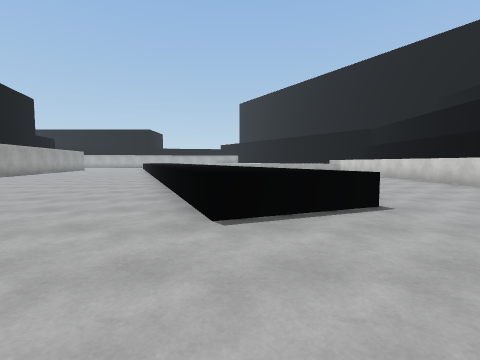
View 1 (above)

20 first-person views from a walk through a 3-D level made in the Unity game engine. The camera is 1.3 m above the floor, tilts 4° down and sees 85° across. The floor is counted in squares, 2 m on a side. Each view is taken from the middle of a square. On the plan, view 1 faces up. The plan holds only what a view shows up to about 9 squares ahead; the rest is blank. The place goes on beyond the plan. Surface patterns are stand-ins for the level's own textures.

View 2
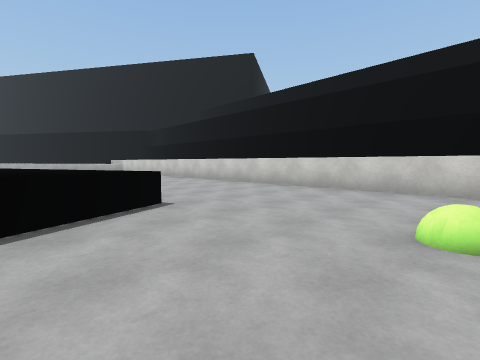

View 3
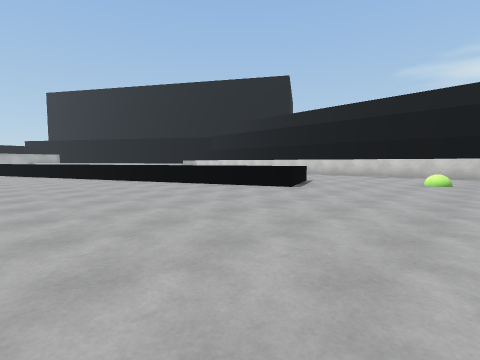

View 4
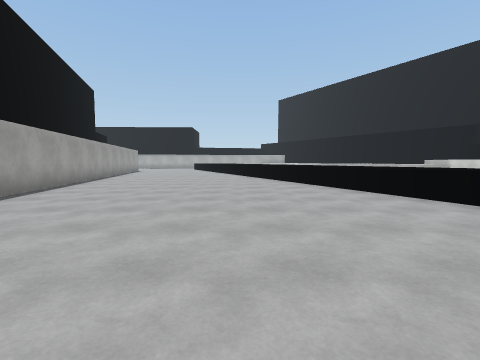

View 5
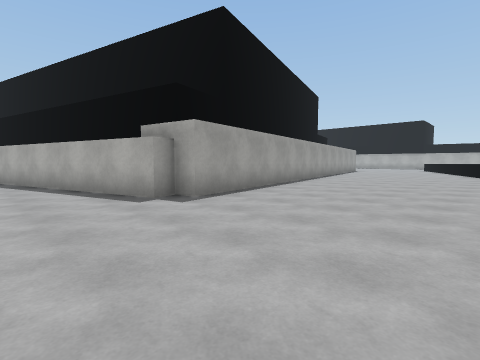

View 6
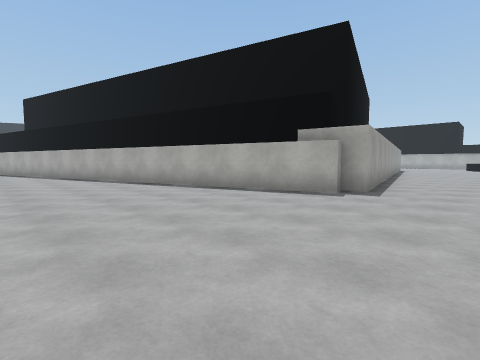

View 7
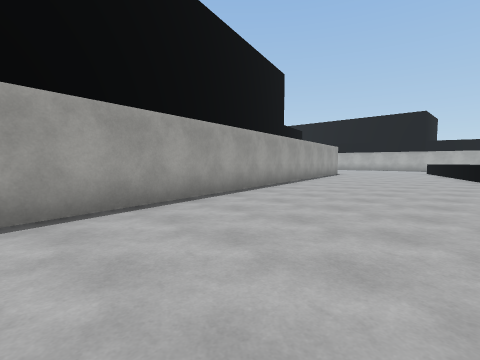

View 8
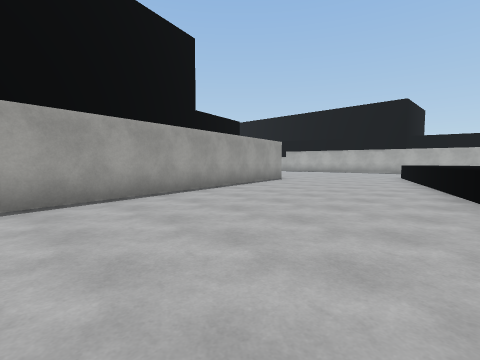

View 9
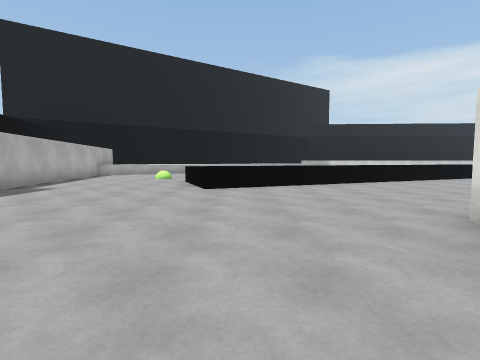

View 10
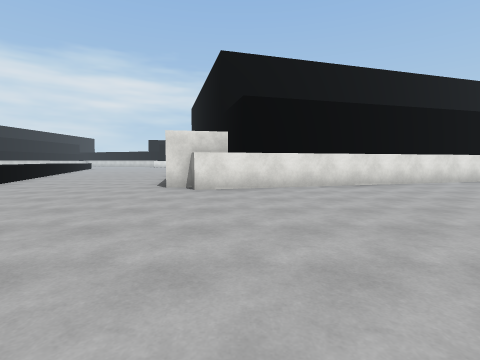

View 11
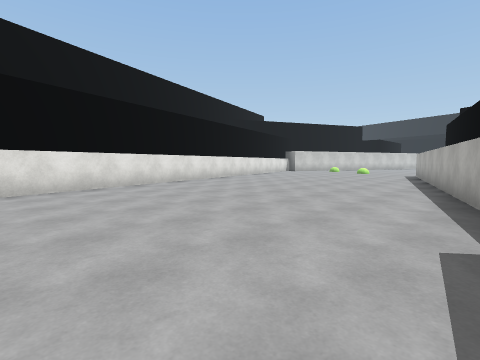

View 12
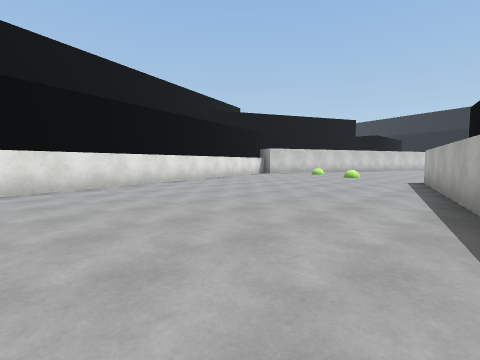

View 13
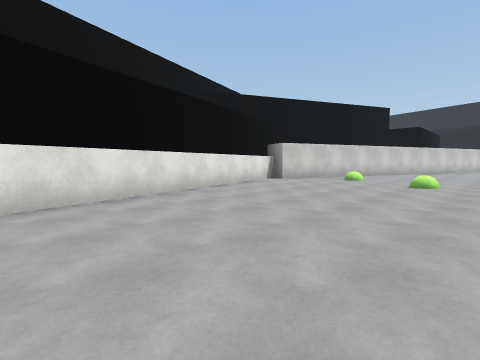

View 14
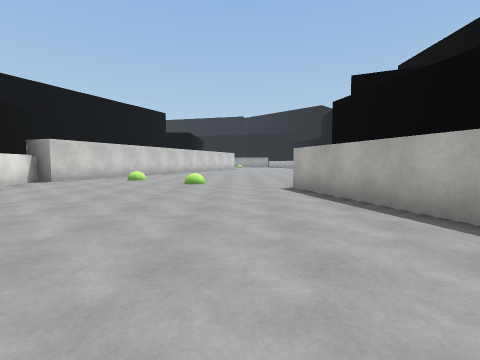

View 15
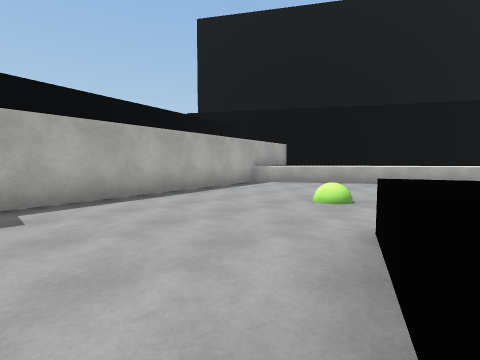

View 16
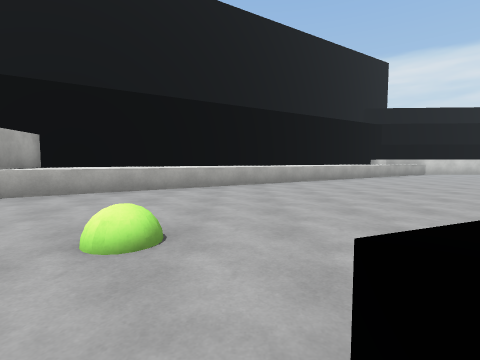

View 17
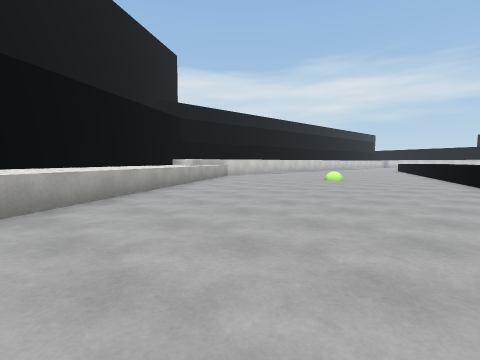

View 18
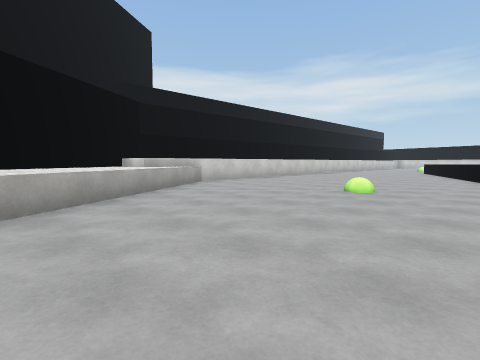

View 19
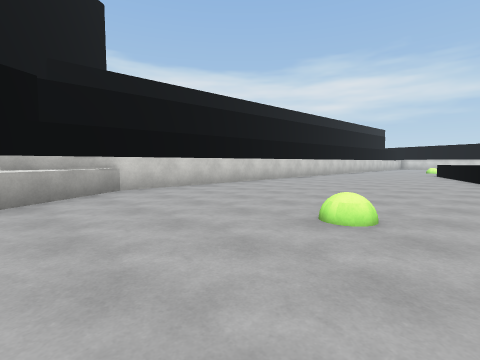

View 20
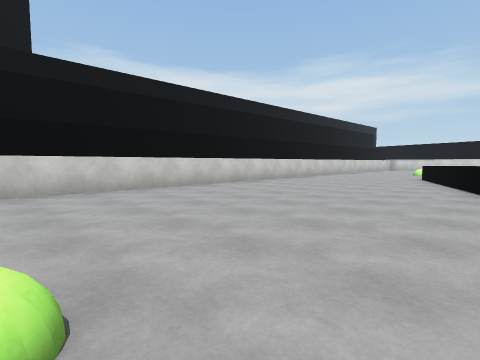

### Floor plan
Key: @ floor where view 1 was taken; # wall or solid block; . floor; ^ raised ledge; B green ball; O other object.
Columns run from 30 left of view 1 to 8 right of it. Each row starts with its distance up from view 1.
 30                         ####^^#
 29                      ####...^^^#
 28                     .........^^^#
 27         #### ....  ..........^^^#
 26      ####................B....^^
 25   ####.........................^^
 24 ......................^^.......^^^#
 23 ......................^^ .......^^^#
 22 .B....................^^  ......^^^#
 21 .......................^   ......^^^#
 20 ..............#####....^   .......^^^#
 19 O.........#####   #.....^  .......^^^#
 18 ......#####       #.....^  ........^^^#
 17 #..####           #.....^  .........^ ^
 16 ####              #......  ^........^ ^
 15                   ##.....  ^...B....^ ^
 14                    #.....   ^.......^ ^
 13                    #.....   ^.......^ ^
 12                    #.....    .......^ ^
 11                    #.......^  ......^ ^
 10                    ##......^^^......^^^
  9                     #.......^^^.....^^
  8                     #.......^^^.....^^
  7                     #.......^^^.....^
  6                     #........^^^....^
  5                     #........^^^....^^
  4                  ####.........^^^...^^
  3              #####............^.....^^
  2              #......................^^
  1              .......................^^
  0              .................@..B..^^
 -1               ....................

Where each view was taken, in squares from view 1:
view 1: 0 up, 0 right, facing up
view 2: 0 up, 0 right, facing up-right
view 3: 1 down, 6 left, facing up-right
view 4: 2 up, 5 left, facing up
view 5: 2 up, 5 left, facing up-left
view 6: 1 down, 7 left, facing up-left
view 7: 7 up, 6 left, facing up-left
view 8: 12 up, 6 left, facing up-left
view 9: 23 up, 15 left, facing right
view 10: 27 up, 14 left, facing down
view 11: 27 up, 14 left, facing down-left
view 12: 26 up, 18 left, facing down-left
view 13: 23 up, 21 left, facing down-left
view 14: 23 up, 21 left, facing left
view 15: 24 up, 9 left, facing up-right
view 16: 25 up, 7 left, facing right
view 17: 24 up, 3 left, facing down-right
view 18: 21 up, 1 left, facing down-right
view 19: 18 up, 0 right, facing down-right
view 20: 15 up, 0 right, facing down-right
